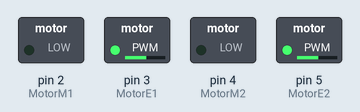
Recording of a sketch running on a simulated Arduino Uno, built with avr-gcc and run on an emulated ATmega328P. Shown: switched loads named in the sketch (green lamp = pin HIGH).

Above: at 0.1 s.
At 5.1 s:
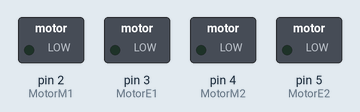
At 9.1 s:
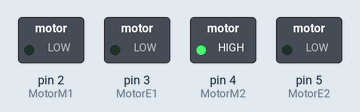
At 19.6 s:
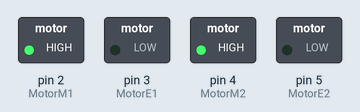
At 27.6 s:
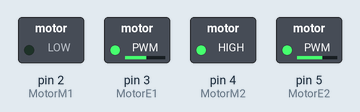
At 35.6 s:
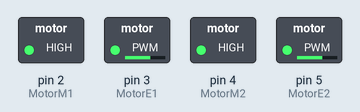
Timing chart, 0 to 37.1 s (numbered marks = the images above):
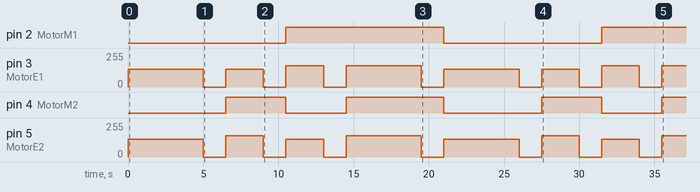

The sketch:

test.ino
```cpp
#define MotorE1 3
#define MotorM1 2
#define MotorE2 5
#define MotorM2 4

#define MAX_SPEED 135
#define MAX_REVERSE 160

// the setup function runs once when you press reset or power the board
void setup() {
  // initialize digital pin LED_BUILTIN as an output.
  pinMode(MotorE1, OUTPUT);
  pinMode(MotorE2, OUTPUT);
  pinMode(MotorM1, OUTPUT);
  pinMode(MotorM2, OUTPUT);
}

// the loop function runs over and over again forever
void loop() {
  digitalWrite(MotorM1, LOW);
  digitalWrite(MotorM2, LOW);
  analogWrite(MotorE1, MAX_SPEED);
  analogWrite(MotorE2, MAX_SPEED);
  delay(5000);
  analogWrite(MotorE1, 0);
  analogWrite(MotorE2, 0);
  delay(1500);
  digitalWrite(MotorM1, LOW);
  digitalWrite(MotorM2, HIGH);
  analogWrite(MotorE1, MAX_SPEED);
  analogWrite(MotorE2, MAX_REVERSE);
  delay(2500);
  analogWrite(MotorE1, 0);
  analogWrite(MotorE2, 0);
  delay(1500);
  digitalWrite(MotorM1, HIGH);
  digitalWrite(MotorM2, LOW);
  analogWrite(MotorE1, MAX_REVERSE);
  analogWrite(MotorE2, MAX_SPEED);
  delay(2500);
  analogWrite(MotorE1, 0);
  analogWrite(MotorE2, 0);
  delay(1500);
  digitalWrite(MotorM1, HIGH);
  digitalWrite(MotorM2, HIGH);
  analogWrite(MotorE1, MAX_REVERSE);
  analogWrite(MotorE2, MAX_REVERSE);
  delay(5000);
  analogWrite(MotorE1, 0);
  analogWrite(MotorE2, 0);
  delay(1500);
}
```

Measured:
- by itself, pin 2 (MotorM1): LOW → HIGH at 10.5 s, → LOW 10.5 s later, → HIGH 10.5 s later
- by itself, pin 4 (MotorM2): goes HIGH 4.0 s, LOW 4.0 s, HIGH 6.5 s, LOW 6.5 s, HIGH 4.0 s, LOW 4.0 s, then HIGH
- by itself, pin 3 (MotorE1): 0/255 → 135/255 at 0.00 s, → 0/255 5.0 s later, → 135/255 1.5 s later, → 0/255 2.5 s later, … (15 changes in this stretch)
- by itself, pin 5 (MotorE2): 0/255 → 135/255 at 0.00 s, → 0/255 5.0 s later, → 160/255 1.5 s later, → 0/255 2.5 s later, … (15 changes in this stretch)
